Frame 1 (no input): blank canvas, image omitted
Frame 60 (no input): blank canvas, image omitted
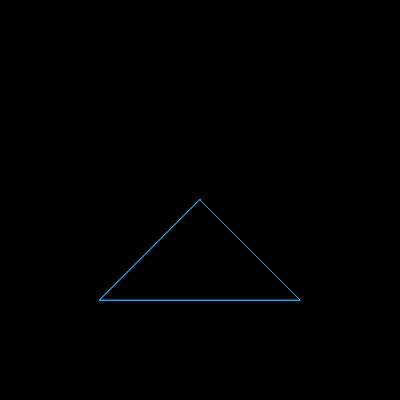
Frame 120 (the mouse pressed at the canvas centre since frame 60)

The p5.js sketch whose frames 1 and 60 were blank and that drew this single picture after the mouse press (run headless with seeded random() and noise() and a simulated clock; from frame 60 on, the mouse is pressed at the canvas centre):

// p5.js sketch
// ── sketch.js
var size;
var bound;

function setup() {
  createCanvas(400, 400);
  size = 100;
  bound = 150;
  mouseX = width / 2;
  mouseY = height / 2;
  background(0);
}

function draw() {

  if (mouseX > (width / 2) - bound && mouseX < (width / 2) + bound &&
    mouseY > (height / 2) - bound && mouseY < (height / 2) + bound) {
    fill(0);
    stroke('#00AAED');
    triangle(mouseX, mouseY, (width / 2) + size, (height / 2) + size, (width / 2) - size, (height / 2) + size);
  }
}

function mouseClicked() {
  background(0);
}
